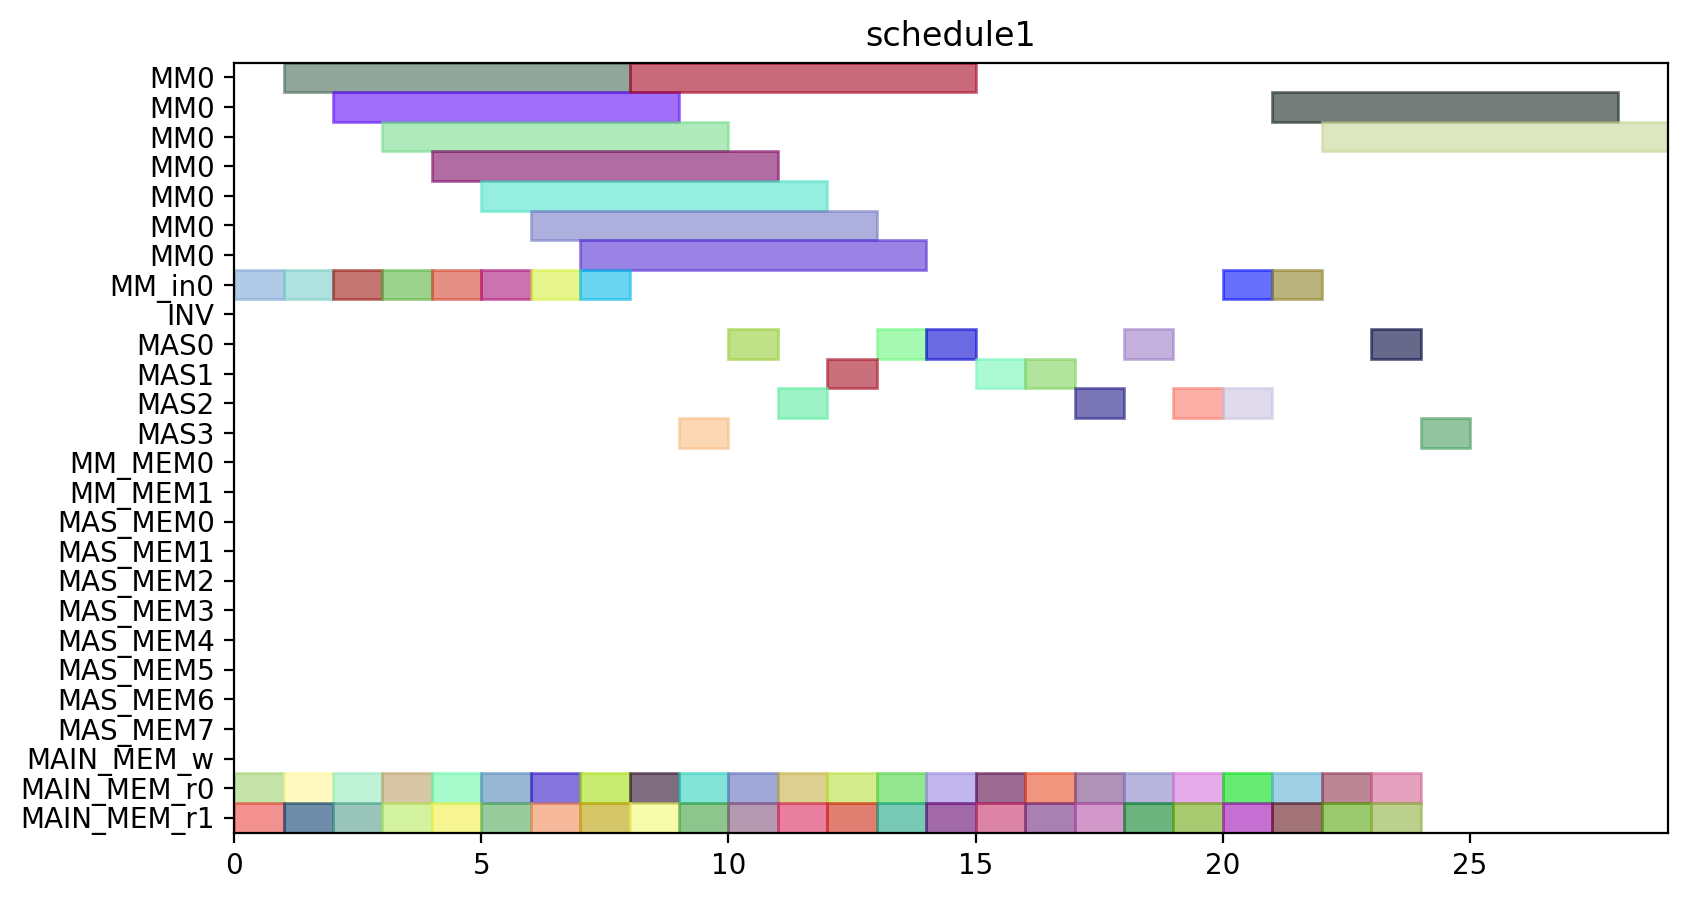

Source code (Python):
from pyschedule import Scenario, solvers, plotters, alt


def solve():
	horizon = 111
	S = Scenario("schedule1", horizon=horizon)

	# resource
	MM = S.Resources('MM', num=1, size=7)
	MM_in = S.Resources('MM_in', num=1)
	INV = S.Resource('INV')
	MAS = S.Resources('MAS', num=4, size=1, periods=range(1, horizon))
	MM_MEM = S.Resources('MM_MEM', num=2)
	MAS_MEM = S.Resources('MAS_MEM', num=8)
	MAIN_MEM_w = S.Resource('MAIN_MEM_w', size=1)
	MAIN_MEM_r = S.Resources('MAIN_MEM_r', num=2)

	# result of previous scheduling
	t6_t0_in = S.Task('t6_t0_in', length=1, delay_cost=1)
	S += t6_t0_in >= 0
	t6_t0_in += MM_in[0]

	t6_t0_mem0 = S.Task('t6_t0_mem0', length=1, delay_cost=1)
	S += t6_t0_mem0 >= 0
	t6_t0_mem0 += MAIN_MEM_r[0]

	t6_t0_mem1 = S.Task('t6_t0_mem1', length=1, delay_cost=1)
	S += t6_t0_mem1 >= 0
	t6_t0_mem1 += MAIN_MEM_r[1]

	t5_t0_in = S.Task('t5_t0_in', length=1, delay_cost=1)
	S += t5_t0_in >= 1
	t5_t0_in += MM_in[0]

	t5_t0_mem0 = S.Task('t5_t0_mem0', length=1, delay_cost=1)
	S += t5_t0_mem0 >= 1
	t5_t0_mem0 += MAIN_MEM_r[0]

	t5_t0_mem1 = S.Task('t5_t0_mem1', length=1, delay_cost=1)
	S += t5_t0_mem1 >= 1
	t5_t0_mem1 += MAIN_MEM_r[1]

	t6_t0 = S.Task('t6_t0', length=7, delay_cost=1)
	S += t6_t0 >= 1
	t6_t0 += MM[0]

	t5_t0 = S.Task('t5_t0', length=7, delay_cost=1)
	S += t5_t0 >= 2
	t5_t0 += MM[0]

	t5_t1_in = S.Task('t5_t1_in', length=1, delay_cost=1)
	S += t5_t1_in >= 2
	t5_t1_in += MM_in[0]

	t5_t1_mem0 = S.Task('t5_t1_mem0', length=1, delay_cost=1)
	S += t5_t1_mem0 >= 2
	t5_t1_mem0 += MAIN_MEM_r[0]

	t5_t1_mem1 = S.Task('t5_t1_mem1', length=1, delay_cost=1)
	S += t5_t1_mem1 >= 2
	t5_t1_mem1 += MAIN_MEM_r[1]

	t4_t3_in = S.Task('t4_t3_in', length=1, delay_cost=1)
	S += t4_t3_in >= 3
	t4_t3_in += MM_in[0]

	t4_t3_mem0 = S.Task('t4_t3_mem0', length=1, delay_cost=1)
	S += t4_t3_mem0 >= 3
	t4_t3_mem0 += MAIN_MEM_r[0]

	t4_t3_mem1 = S.Task('t4_t3_mem1', length=1, delay_cost=1)
	S += t4_t3_mem1 >= 3
	t4_t3_mem1 += MAIN_MEM_r[1]

	t5_t1 = S.Task('t5_t1', length=7, delay_cost=1)
	S += t5_t1 >= 3
	t5_t1 += MM[0]

	t4_t3 = S.Task('t4_t3', length=7, delay_cost=1)
	S += t4_t3 >= 4
	t4_t3 += MM[0]

	t6_t1_in = S.Task('t6_t1_in', length=1, delay_cost=1)
	S += t6_t1_in >= 4
	t6_t1_in += MM_in[0]

	t6_t1_mem0 = S.Task('t6_t1_mem0', length=1, delay_cost=1)
	S += t6_t1_mem0 >= 4
	t6_t1_mem0 += MAIN_MEM_r[0]

	t6_t1_mem1 = S.Task('t6_t1_mem1', length=1, delay_cost=1)
	S += t6_t1_mem1 >= 4
	t6_t1_mem1 += MAIN_MEM_r[1]

	t3_t1_in = S.Task('t3_t1_in', length=1, delay_cost=1)
	S += t3_t1_in >= 5
	t3_t1_in += MM_in[0]

	t3_t1_mem0 = S.Task('t3_t1_mem0', length=1, delay_cost=1)
	S += t3_t1_mem0 >= 5
	t3_t1_mem0 += MAIN_MEM_r[0]

	t3_t1_mem1 = S.Task('t3_t1_mem1', length=1, delay_cost=1)
	S += t3_t1_mem1 >= 5
	t3_t1_mem1 += MAIN_MEM_r[1]

	t6_t1 = S.Task('t6_t1', length=7, delay_cost=1)
	S += t6_t1 >= 5
	t6_t1 += MM[0]

	t3_t0_in = S.Task('t3_t0_in', length=1, delay_cost=1)
	S += t3_t0_in >= 6
	t3_t0_in += MM_in[0]

	t3_t0_mem0 = S.Task('t3_t0_mem0', length=1, delay_cost=1)
	S += t3_t0_mem0 >= 6
	t3_t0_mem0 += MAIN_MEM_r[0]

	t3_t0_mem1 = S.Task('t3_t0_mem1', length=1, delay_cost=1)
	S += t3_t0_mem1 >= 6
	t3_t0_mem1 += MAIN_MEM_r[1]

	t3_t1 = S.Task('t3_t1', length=7, delay_cost=1)
	S += t3_t1 >= 6
	t3_t1 += MM[0]

	t0_t3_in = S.Task('t0_t3_in', length=1, delay_cost=1)
	S += t0_t3_in >= 7
	t0_t3_in += MM_in[0]

	t0_t3_mem0 = S.Task('t0_t3_mem0', length=1, delay_cost=1)
	S += t0_t3_mem0 >= 7
	t0_t3_mem0 += MAIN_MEM_r[0]

	t0_t3_mem1 = S.Task('t0_t3_mem1', length=1, delay_cost=1)
	S += t0_t3_mem1 >= 7
	t0_t3_mem1 += MAIN_MEM_r[1]

	t3_t0 = S.Task('t3_t0', length=7, delay_cost=1)
	S += t3_t0 >= 7
	t3_t0 += MM[0]

	t0_t3 = S.Task('t0_t3', length=7, delay_cost=1)
	S += t0_t3 >= 8
	t0_t3 += MM[0]

	t4_t1_mem0 = S.Task('t4_t1_mem0', length=1, delay_cost=1)
	S += t4_t1_mem0 >= 8
	t4_t1_mem0 += MAIN_MEM_r[0]

	t4_t1_mem1 = S.Task('t4_t1_mem1', length=1, delay_cost=1)
	S += t4_t1_mem1 >= 8
	t4_t1_mem1 += MAIN_MEM_r[1]

	t0_t0_mem0 = S.Task('t0_t0_mem0', length=1, delay_cost=1)
	S += t0_t0_mem0 >= 9
	t0_t0_mem0 += MAIN_MEM_r[0]

	t0_t0_mem1 = S.Task('t0_t0_mem1', length=1, delay_cost=1)
	S += t0_t0_mem1 >= 9
	t0_t0_mem1 += MAIN_MEM_r[1]

	t4_t1 = S.Task('t4_t1', length=1, delay_cost=1)
	S += t4_t1 >= 9
	t4_t1 += MAS[3]

	t0_t0 = S.Task('t0_t0', length=1, delay_cost=1)
	S += t0_t0 >= 10
	t0_t0 += MAS[0]

	t6_t2_mem0 = S.Task('t6_t2_mem0', length=1, delay_cost=1)
	S += t6_t2_mem0 >= 10
	t6_t2_mem0 += MAIN_MEM_r[0]

	t6_t2_mem1 = S.Task('t6_t2_mem1', length=1, delay_cost=1)
	S += t6_t2_mem1 >= 10
	t6_t2_mem1 += MAIN_MEM_r[1]

	t5_t2_mem0 = S.Task('t5_t2_mem0', length=1, delay_cost=1)
	S += t5_t2_mem0 >= 11
	t5_t2_mem0 += MAIN_MEM_r[0]

	t5_t2_mem1 = S.Task('t5_t2_mem1', length=1, delay_cost=1)
	S += t5_t2_mem1 >= 11
	t5_t2_mem1 += MAIN_MEM_r[1]

	t6_t2 = S.Task('t6_t2', length=1, delay_cost=1)
	S += t6_t2 >= 11
	t6_t2 += MAS[2]

	t3_t2_mem0 = S.Task('t3_t2_mem0', length=1, delay_cost=1)
	S += t3_t2_mem0 >= 12
	t3_t2_mem0 += MAIN_MEM_r[0]

	t3_t2_mem1 = S.Task('t3_t2_mem1', length=1, delay_cost=1)
	S += t3_t2_mem1 >= 12
	t3_t2_mem1 += MAIN_MEM_r[1]

	t5_t2 = S.Task('t5_t2', length=1, delay_cost=1)
	S += t5_t2 >= 12
	t5_t2 += MAS[1]

	t3_t2 = S.Task('t3_t2', length=1, delay_cost=1)
	S += t3_t2 >= 13
	t3_t2 += MAS[0]

	t4_t0_mem0 = S.Task('t4_t0_mem0', length=1, delay_cost=1)
	S += t4_t0_mem0 >= 13
	t4_t0_mem0 += MAIN_MEM_r[0]

	t4_t0_mem1 = S.Task('t4_t0_mem1', length=1, delay_cost=1)
	S += t4_t0_mem1 >= 13
	t4_t0_mem1 += MAIN_MEM_r[1]

	t10_mem0 = S.Task('t10_mem0', length=1, delay_cost=1)
	S += t10_mem0 >= 14
	t10_mem0 += MAIN_MEM_r[0]

	t10_mem1 = S.Task('t10_mem1', length=1, delay_cost=1)
	S += t10_mem1 >= 14
	t10_mem1 += MAIN_MEM_r[1]

	t4_t0 = S.Task('t4_t0', length=1, delay_cost=1)
	S += t4_t0 >= 14
	t4_t0 += MAS[0]

	t10 = S.Task('t10', length=1, delay_cost=1)
	S += t10 >= 15
	t10 += MAS[1]

	t5_t3_mem0 = S.Task('t5_t3_mem0', length=1, delay_cost=1)
	S += t5_t3_mem0 >= 15
	t5_t3_mem0 += MAIN_MEM_r[0]

	t5_t3_mem1 = S.Task('t5_t3_mem1', length=1, delay_cost=1)
	S += t5_t3_mem1 >= 15
	t5_t3_mem1 += MAIN_MEM_r[1]

	t3_t3_mem0 = S.Task('t3_t3_mem0', length=1, delay_cost=1)
	S += t3_t3_mem0 >= 16
	t3_t3_mem0 += MAIN_MEM_r[0]

	t3_t3_mem1 = S.Task('t3_t3_mem1', length=1, delay_cost=1)
	S += t3_t3_mem1 >= 16
	t3_t3_mem1 += MAIN_MEM_r[1]

	t5_t3 = S.Task('t5_t3', length=1, delay_cost=1)
	S += t5_t3 >= 16
	t5_t3 += MAS[1]

	t11_mem0 = S.Task('t11_mem0', length=1, delay_cost=1)
	S += t11_mem0 >= 17
	t11_mem0 += MAIN_MEM_r[0]

	t11_mem1 = S.Task('t11_mem1', length=1, delay_cost=1)
	S += t11_mem1 >= 17
	t11_mem1 += MAIN_MEM_r[1]

	t3_t3 = S.Task('t3_t3', length=1, delay_cost=1)
	S += t3_t3 >= 17
	t3_t3 += MAS[2]

	t0_t1_mem0 = S.Task('t0_t1_mem0', length=1, delay_cost=1)
	S += t0_t1_mem0 >= 18
	t0_t1_mem0 += MAIN_MEM_r[0]

	t0_t1_mem1 = S.Task('t0_t1_mem1', length=1, delay_cost=1)
	S += t0_t1_mem1 >= 18
	t0_t1_mem1 += MAIN_MEM_r[1]

	t11 = S.Task('t11', length=1, delay_cost=1)
	S += t11 >= 18
	t11 += MAS[0]

	t0_t1 = S.Task('t0_t1', length=1, delay_cost=1)
	S += t0_t1 >= 19
	t0_t1 += MAS[2]

	t6_t3_mem0 = S.Task('t6_t3_mem0', length=1, delay_cost=1)
	S += t6_t3_mem0 >= 19
	t6_t3_mem0 += MAIN_MEM_r[0]

	t6_t3_mem1 = S.Task('t6_t3_mem1', length=1, delay_cost=1)
	S += t6_t3_mem1 >= 19
	t6_t3_mem1 += MAIN_MEM_r[1]

	t6_t3 = S.Task('t6_t3', length=1, delay_cost=1)
	S += t6_t3 >= 20
	t6_t3 += MAS[2]


	# new tasks
	t7_t0_in = S.Task('t7_t0_in', length=1, delay_cost=1)
	t7_t0_in += alt(MM_in)
	t7_t0 = S.Task('t7_t0', length=7, delay_cost=1)
	t7_t0 += alt(MM)
	S += t7_t0>=t7_t0_in

	t7_t0_mem0 = S.Task('t7_t0_mem0', length=1, delay_cost=1)
	t7_t0_mem0 += MAIN_MEM_r[0]
	S += t7_t0_mem0 <= t7_t0

	t7_t0_mem1 = S.Task('t7_t0_mem1', length=1, delay_cost=1)
	t7_t0_mem1 += MAIN_MEM_r[1]
	S += t7_t0_mem1 <= t7_t0

	t7_t1_in = S.Task('t7_t1_in', length=1, delay_cost=1)
	t7_t1_in += alt(MM_in)
	t7_t1 = S.Task('t7_t1', length=7, delay_cost=1)
	t7_t1 += alt(MM)
	S += t7_t1>=t7_t1_in

	t7_t1_mem0 = S.Task('t7_t1_mem0', length=1, delay_cost=1)
	t7_t1_mem0 += MAIN_MEM_r[0]
	S += t7_t1_mem0 <= t7_t1

	t7_t1_mem1 = S.Task('t7_t1_mem1', length=1, delay_cost=1)
	t7_t1_mem1 += MAIN_MEM_r[1]
	S += t7_t1_mem1 <= t7_t1

	t7_t2 = S.Task('t7_t2', length=1, delay_cost=1)
	t7_t2 += alt(MAS)

	t7_t2_mem0 = S.Task('t7_t2_mem0', length=1, delay_cost=1)
	t7_t2_mem0 += MAIN_MEM_r[0]
	S += t7_t2_mem0 <= t7_t2

	t7_t2_mem1 = S.Task('t7_t2_mem1', length=1, delay_cost=1)
	t7_t2_mem1 += MAIN_MEM_r[1]
	S += t7_t2_mem1 <= t7_t2

	t7_t3 = S.Task('t7_t3', length=1, delay_cost=1)
	t7_t3 += alt(MAS)

	t7_t3_mem0 = S.Task('t7_t3_mem0', length=1, delay_cost=1)
	t7_t3_mem0 += MAIN_MEM_r[0]
	S += t7_t3_mem0 <= t7_t3

	t7_t3_mem1 = S.Task('t7_t3_mem1', length=1, delay_cost=1)
	t7_t3_mem1 += MAIN_MEM_r[1]
	S += t7_t3_mem1 <= t7_t3

	solvers.mip.solve(S,msg=1,kind='CPLEX',ratio_gap=1.01)

	solution = [['hoge']*len(S.solution()[1]) for i in range(len(S.solution()))]
	for i in range(len(S.solution())):
		for j in range(len(S.solution()[i])):
			solution[i][j]=str(S.solution()[i][j])
	print(solution)

	cycles = int(solution[-1][3])

	pic_file_name = "/home/mfukuda/ABE/python/multiRAM_multiMAS/scheduling_result/stage7MM1_stage1MAS4/SQR012345/schedule1.png"
	if(S.solution() != []):
		plotters.matplotlib.plot(S,img_filename=pic_file_name, show_task_labels=False, fig_size=(cycles*0.25+3, 5))

	return solution
